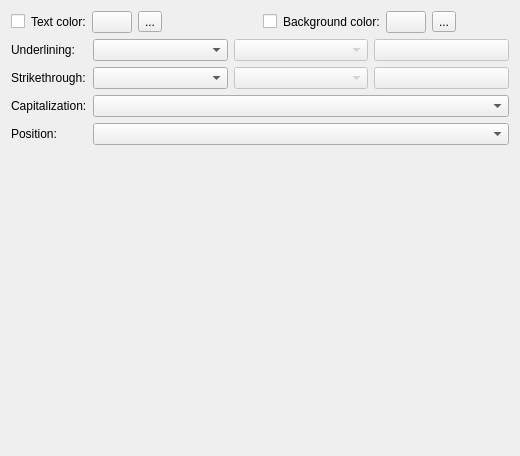
<?xml version="1.0" encoding="UTF-8"?>
<ui version="4.0">
 <class>CharacterHighlightingTab</class>
 <widget class="QWidget" name="CharacterHighlightingTab">
  <property name="geometry">
   <rect>
    <x>0</x>
    <y>0</y>
    <width>520</width>
    <height>456</height>
   </rect>
  </property>
  <layout class="QVBoxLayout">
   <item>
    <layout class="QGridLayout" name="fontLayout"/>
   </item>
   <item>
    <layout class="QHBoxLayout">
     <item>
      <layout class="QHBoxLayout" stretch="0,0,0,0,1">
       <item>
        <widget class="QCheckBox" name="enableText"/>
       </item>
       <item>
        <widget class="QLabel" name="textColorLabel">
         <property name="text">
          <string>Text color:</string>
         </property>
         <property name="buddy">
          <cstring>textColor</cstring>
         </property>
        </widget>
       </item>
       <item>
        <widget class="KColorButton" name="textColor"/>
       </item>
       <item>
        <widget class="QToolButton" name="resetTextColor">
         <property name="text">
          <string>...</string>
         </property>
        </widget>
       </item>
       <item>
        <spacer>
         <property name="orientation">
          <enum>Qt::Horizontal</enum>
         </property>
        </spacer>
       </item>
      </layout>
     </item>
     <item>
      <layout class="QHBoxLayout" stretch="0,0,0,0,1">
       <item>
        <widget class="QCheckBox" name="enableBackground">
         <property name="text">
          <string/>
         </property>
        </widget>
       </item>
       <item>
        <widget class="QLabel" name="backgroundColorLabel">
         <property name="text">
          <string>Background color:</string>
         </property>
         <property name="buddy">
          <cstring>backgroundColor</cstring>
         </property>
        </widget>
       </item>
       <item>
        <widget class="KColorButton" name="backgroundColor"/>
       </item>
       <item>
        <widget class="QToolButton" name="resetBackground">
         <property name="text">
          <string>...</string>
         </property>
        </widget>
       </item>
       <item>
        <spacer>
         <property name="orientation">
          <enum>Qt::Horizontal</enum>
         </property>
        </spacer>
       </item>
      </layout>
     </item>
    </layout>
   </item>
   <item>
    <layout class="QFormLayout">
     <item row="0" column="0">
      <widget class="QLabel">
       <property name="text">
        <string>Underlining:</string>
       </property>
       <property name="buddy">
        <cstring>underlineStyle</cstring>
       </property>
      </widget>
     </item>
     <item row="0" column="1">
      <layout class="QHBoxLayout">
       <item>
        <widget class="KComboBox" name="underlineStyle"/>
       </item>
       <item>
        <widget class="KComboBox" name="underlineLineStyle">
         <property name="enabled">
          <bool>false</bool>
         </property>
        </widget>
       </item>
       <item>
        <widget class="KColorButton" name="underlineColor">
         <property name="enabled">
          <bool>false</bool>
         </property>
        </widget>
       </item>
      </layout>
     </item>
     <item row="1" column="0">
      <widget class="QLabel">
       <property name="text">
        <string>Strikethrough:</string>
       </property>
       <property name="buddy">
        <cstring>strikethroughStyle</cstring>
       </property>
      </widget>
     </item>
     <item row="1" column="1">
      <layout class="QHBoxLayout">
       <item>
        <widget class="QComboBox" name="strikethroughStyle"/>
       </item>
       <item>
        <widget class="QComboBox" name="strikethroughLineStyle">
         <property name="enabled">
          <bool>false</bool>
         </property>
        </widget>
       </item>
       <item>
        <widget class="KColorButton" name="strikethroughColor">
         <property name="enabled">
          <bool>false</bool>
         </property>
        </widget>
       </item>
      </layout>
     </item>
     <item row="2" column="0">
      <widget class="QLabel">
       <property name="text">
        <string>Capitalization:</string>
       </property>
       <property name="buddy">
        <cstring>capitalizationList</cstring>
       </property>
      </widget>
     </item>
     <item row="2" column="1">
      <widget class="QComboBox" name="capitalizationList"/>
     </item>
     <item row="3" column="0">
      <widget class="QLabel">
       <property name="text">
        <string>Position:</string>
       </property>
       <property name="buddy">
        <cstring>positionList</cstring>
       </property>
      </widget>
     </item>
     <item row="3" column="1">
      <widget class="QComboBox" name="positionList"/>
     </item>
    </layout>
   </item>
   <item>
    <spacer>
     <property name="orientation">
      <enum>Qt::Vertical</enum>
     </property>
    </spacer>
   </item>
  </layout>
 </widget>
 <customwidgets>
  <customwidget>
   <class>KColorButton</class>
   <extends>QPushButton</extends>
   <header>kcolorbutton.h</header>
   <container>1</container>
  </customwidget>
  <customwidget>
   <class>KComboBox</class>
   <extends>QComboBox</extends>
   <header>kcombobox.h</header>
  </customwidget>
 </customwidgets>
 <includes>
  <include location="local">kcolorbutton.h</include>
  <include location="local">kcombobox.h</include>
 </includes>
 <resources/>
 <connections/>
</ui>
